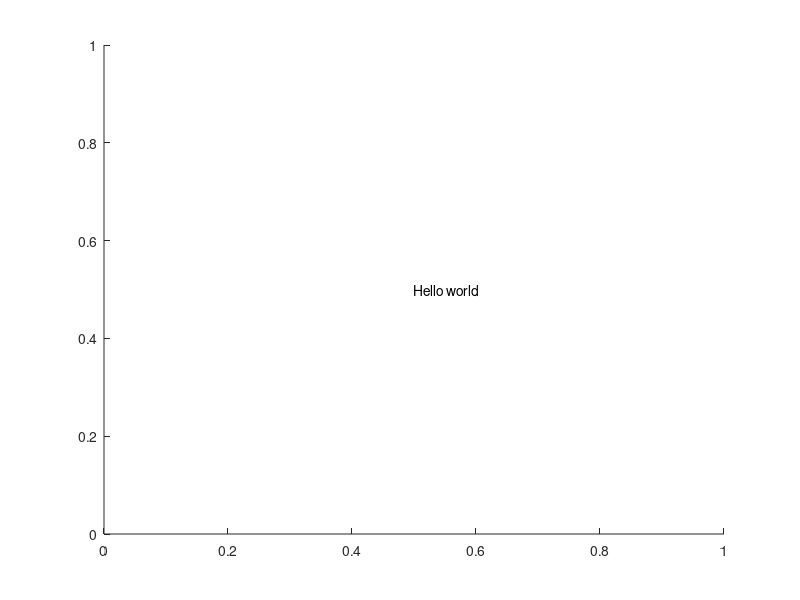

Write MATLAB code to recreate this figure. (Note: this script raises an error after producing the figure.)
%This script illustrates stimulus generation and presentation
%We also will do a brief descent into randomness
%Randomness is usually your friend in stimulus presentation
%Who did it and when and how to get a hold of them?

%% 0 Init
clear all
close all
clc

%% 1 Text stimuli - perhaps the simplest stimulus material 
figure
g = text(0.5, 0.5, 'Hello world') %Our first text output
%Let's center the text and make it bigger
g.HorizontalAlignment = 'center'; %Make it centered
g.FontSize = 20; %Bigger

%%
%Let's create a stimulus display of 20 o's and place them randomly
figure
numStim = 20; 
stimToDisplay = 'o';
stimPos = rand(numStim,2); %20 rows and 2 columns of random coordinates (x and y)
outputDisplay = text(stimPos(:,1),stimPos(:,2),stimToDisplay);
set(outputDisplay, 'color', 'g') %Very old school

%Fixes: Make backgound black, make the text bigger, remove the axis, bold
%the text
axis off
set(gcf,'color','k')
set(outputDisplay,'Fontsize',20); set (outputDisplay, 'Fontweight', 'bold')
set(gcf,'DockControls','off')
set(gcf,'ToolBar','none')

%Adding a target
TargetToDisplay = 'x';
TargetPos = rand(1,2); %20 rows and 2 columns of random coordinates (x and y)
TargetDisplay = text(TargetPos(:,1),TargetPos(:,2),TargetToDisplay);
set(TargetDisplay, 'color', 'g') %Very old school
set(TargetDisplay,'Fontsize',20); set (TargetDisplay, 'Fontweight', 'bold')

%% In principle - how to handle and display unicode characters
%Say we want to present 20 random unicod characters
figure
for ii = 1:numStim
    strD = char(round(rand(1,1).*10000)) ;%This yields a random unicode character from 0 to 10000
    %When trying to understand what a line of code does, go from the inside
    %out (start with the deepest parantheses level. Here: Create a random
    %number from 0 to 1, multiply by 10,000, then round to get integers and
    %interpret that as a unicode character. You could do all of this with
    %randi instead. 
    stimPos = rand(1,2); %These will be x and y coordinates
    textToDisplay = text(stimPos(1,1),stimPos(1,2),strD);
    set(textToDisplay,'FontSize',40); set(textToDisplay,'Fontweight','bold');
end

%% Simple graphical objects - circles and rectangles 
fNew = figure; %New figure with handle 
%A rectangle - by virtue of being a rectangle - can be defined with but a
%few parameters. There really are only 4 degrees of freedom: Width and Height, and a starting position
h1 = rectangle('Position',[50, 27.5, 25, 25])
xlim([0 100])
ylim([0 100])
%With the rectangle object, you can actually generate a lot more objects
%than just rectangles. It has more properties that position. For instance,
%curvature
h1.Curvature = [1 1]
%From the perspective of Matlab, a circle is just a rounded rectangle
axis square %Now the circle looks like a circle. This is an aspect ratio thing

%Transforming a rectangle gradually into an ellipsoid, by progressively
%beveling the edges
figure
h2 = rectangle('Position',[50, 27.5, 25, 25])
xlim([0 100])
ylim([0 100])
stepSize = 0.01;
for ii = 0:stepSize:1
    h2.Curvature = [ii ii];
    title(['Curvature = ', num2str(ii)])
    pause(0.1)
    shg %To make sure the figure is always on top
end

%% Make flashing colored rectangles and circles
f3 = figure %Open a new figure
h3 = rectangle('Position', [0.3 0.6 0.3 0.3]) 
h3.EdgeColor = 'w'; %Start out with a invisible (white on white) rectangle
pause(1) %Time before flash starts
h3.FaceColor = [1 0 0.5]; %Purple fill 
h3.LineWidth = 5; %Thicker width
h3.EdgeColor = [1 0.5 0]; %Orange edges
xlim([0 1])
ylim([0 1])
pause(0.1) %Flash duration
h3.FaceColor = 'w'; %Go back to an invisible (white on white) rectangle
h3.EdgeColor = 'w'; %Go back to an invisible (white on white) rectangle

%% Redo this code, but flash at a random location for a random duration with a random curvature and random colors
f4 = figure %Open a new figure
axis off
while 5 ~= 0
h4 = rectangle('Position', rand(1,4)) 
h4.EdgeColor = [0.94 0.94 0.94]; %Start out with a invisible (white on white) rectangle
pause(rand(1,1)) %Time before flash starts
h4.FaceColor = rand(1,3); %Purple fill 
h4.LineWidth = rand(1,1)*5; %Thicker width
h4.EdgeColor = rand(1,3); %Orange edges
h4.Curvature = rand(1,2);
xlim([0 2])
ylim([0 2])
pause(rand(1,1)) %Flash duration
h4.FaceColor = [0.94 0.94 0.94]; %Go back to an invisible (white on white) rectangle
h4.EdgeColor = [0.94 0.94 0.94]; %Go back to an invisible (white on white) rectangle
end

%% As we are leaning heavily on randomness, it is worth talking a bit about creating random numbers in Matlab

%First thing: Are the numbers coming out of the random number generator
%random? NO! They are 100% deterministic, but we can't distinguish it from
%randomness, so we call it pseudorandom. 
%To get truly random numbers you have to buy a hardware random number
%generator that works off a natural process that we believe to be random,
%e.g. radioactive decay, or diode noise. 
%There are many ways to generate random numbers, and you can specify them
%in Matlab. 
%Intuition: Think of an irrational number like pi. All you need it the
%digits of pi (although in practice, most people use Mersenne prime
%numbers), and a starting position. 
%The starting position is called the "seed". In practice, most people get
%the seed from the system clock. 

clock
seedMostPeopleUse = round(sum(clock)); %Gives you one round number
%Problem with this: There is "seed aliasing". Seconds and Minutes go from 0
%to 59 and hours to go from to 23, so the entire range of this is 0 to 141
%plus whatever comes from month and year and day. So from day, we get
%another 31. So the range is 172. There are only 172 unique seeds if you do
%this. 
%A better way:
%aBetterSeed = round((now*1e6)) %As per Deshawn
temp = clock;
aBetterSeed = round(sum(temp(6)*1e6)) %More precision


%Illustrating how seeding the random number generator works and also why
%the help if your friend (Matlab changes the names of functions sometimes)
seed = RandStream('mt19937ar', 'seed', aBetterSeed); %Initalize the rng
RandStream.setGlobalStream(seed); %That's the global stream where the rns come from
rand(10,1)' %This should yield 10 random numbers, but everyone should have different ones

%% Illustrating how using the same seed works and how seemingly consecutive
%seeds really yield different results
seed = RandStream('mt19937ar', 'seed', 2); %Initalize the rng
RandStream.setGlobalStream(seed); %That's the global stream where the rns come from
rand(10,1)' %This should yield 10 random numbers, but everyone should have different ones

%Lessons: 
%1 Always initialize the seed of the rng. Matlab does use the system clock
%by default. But you might share that with other people and you don't know
%the seed. 
%2 If you want a unique seed, make sure it is likely unique (not the silly
%one we first described)
%3 If you do want the same numbers or want to recreate your stimulus or
%want to reuse the numbers, make sure to note what the seed is. 

%% So far, we have covered drawing with replacement. How about drawing numbers without replacement?

%Permutations!

%Drawing with replacement, explicitly:
%Say we want to draw random integers from 1 to 100 to assign trial orders
dwr = randi(100,[100,1])' %Drawing 100 numbers from 1 to 100
unique(dwr) %There are duplicates!

%Drawing without replacement: 
dwor = randperm(100) %Putting 100 numbers into random order
%unique(dwor)

%Just like all other randomization functions, randperm works off the same
%seed as well. 

%% Images and image handling in Matlab (visual stimuli)

%The first thing to understand is how Matlab represents images in the first
%place. 
%Every pixel (picture element) on the screen is made up of 3 transistors (LEDs) 
%You can turn the voltage of each on and off. They correspond to 3 primary
%colors: R(ed), G(reen), B(lue). With those, you can make any light. Each
%can take 256 values (2^8) - 8 bit. ~Represent about 16 million different
%colors. So the appropriate data type is uint8 - that's an unsigned (going
%from 0 to 255 - there is no negative light) 8 bit integer data type. Unsigned: Only takes positive values. 
%The reason for this is economy. In double precision, each value takes 8
%bytes. So the representation as uint8 saves almost an order of magnitude
%in memory. 
A = randi(100,[1e6 1]);
A = uint8(randi(100,[1e6 1]));

testDisp = uint8(zeros(3,3,3)); %This yields a 3x3 matrix that will automatically be interpreted as an image by Matlab.
%The first two here are x and y, the third one is the "channel" - R, G or B

%Look at the matrix as an image:
image(testDisp)
shg
pause

%Turn on the center pixel, and make it white: 
testDisp(2,2,:) = 255; %Max, fully on
image(testDisp)
shg 
pause

%Allie's pixel - yellow 
testDisp(1,1,1:2) = 255; %Again, max
image(testDisp)
shg 
pause

%Link's pixel - salmon
testDisp(2,1,1) = 250; 
testDisp(2,1,2) = 128;
testDisp(2,1,3) = 114; 
image(testDisp)
shg 
pause

%Olesia's pixel - turqoise
herColor = [64,224,208]
testDisp(3,3,:) = herColor;
image(testDisp)
shg 
pause

%% So far for basic pixel handling and addressing
%Just one thing to note if you use uint8's: 
testDisp(2,3,2) = 1000;
testDisp(2,3,2) %The max value of an uint8 is always 255, no matter how much over you go. 

%% Let's make some gradients - on the way to complex images
%This is now the maximal resolution, given uint8
gradDisp = uint8(zeros(128,128,3)); %Now 10x10, but we still only have 3 channels
%We could use nested for loops. Or we could use meshgrids
for ii = 1:128
    for jj = 1:128
        gradDisp(ii,jj,1) = ii-1+jj-1; %Red
        gradDisp(ii,jj,3) = ii-1+jj-1; %Blue
    end
end
image(gradDisp)
shg

%% Natural images

%Loading "the dress" into Matlab
dress = imread('thedress.jpg'); %Imread is an image read function that puts the image file into matrix format
size(dress)
figure
image(dress)
%The dress has been stretched. The scaling is off. Aspect ratio
axis equal %Pixels take up the same space in each dimension

%Once something is in a matrix - and we will do this later with sounds -
%you own it. You can do matrix operations on it. For instance, you can look
%at different channels
figure
subplot(2,2,1)
image(dress) %The full dress
subplot(2,2,2) %Looking only at the red channel
redChannel = dress; %Make a copy of the dress
redChannel(:,:,2:3) = 0; %Turn green and blue off
image(redChannel)
subplot(2,2,3) %Looking only at the green channel
greenChannel = dress; %Make a copy of the dress
greenChannel(:,:,[1 3]) = 0; %Turn red and blue off
image(greenChannel)
subplot(2,2,4) %Looking only at the blue channel
blueChannel = dress; %Make a copy of the dress
blueChannel(:,:,1:2) = 0; %Turn red and green off
image(blueChannel)

%By Tina's suggestion let's look at only the blue channel as a surface
figure
bS = surf(blueChannel(:,:,3));
bS.LineStyle = 'none' %By looking at is as a surface plot, it becomes more clear that there is more blue at the bottom than on top

%If you don't like any of the existing colormaps, you can make your own.
%It's just a mapping of shades to numbers. 
france = [0 0 1; 1 1 1; 1 0 0]; %Blue white and red
colormap(france)

%This obviously emphasizes contrast in the extreme. We could make a more
%gradual map, but we're running out of time. Point is siply that you are
%not restricted to using MATLABs predefined colormaps. 

%Two advantages of making your stimuli in Matlab rather than - say in
%Photoshop or illustrator are: There are no black boxes - you know exactly
%what you are doing. If you have to make a lot of them, you can make them
%fast. For instance, with loops. 

%% Some simple image manipulations
figure
image(dress)
shg
pause
image(flipud(dress)); %Flip matrix upside down
shg
pause
image(fliplr(dress)); %Flip the matrix from left to right

%% As we said, we can now do image manipulations. For instance, it has been suggested in the literature
%that the dress is perceived as more W/G, the brighter it is. We can easily
%make stimuli to test this here .
figure
dress2 = dress; %Make a copy of the dress
for ii = 1:100 %We want to make it gradually brighter
    dress2 = dress2 + 1;
    image(dress2)
    shg
    pause(0.1)
end
   
%% Instead of making the whole thing brighter, how about just making it bluer
figure
dress2 = dress; %Make a copy of the dress
for ii = 1:100 %We want to make it gradually bluer
    dress2(:,:,3) = dress2(:,:,3) + 1;
    image(dress2)
    shg
    pause(0.1)
end

%% Making only the bottom half darker
figure
dress2 = dress; %Make a copy of the dress
for ii = 1:100 %We want to make it gradually darker
    dress2(375:750,:,:) = dress2(375:750,:,:) - 1;
    image(dress2)
    shg
    pause(0.1)
end

%% If you had done this in March 2015, you would have had a Currenty Biology paper: Inverting the dress
dressInverted = 255-dress; %This inverts the dress colors
figure
image(dressInverted)

%% In the interest of quick and dirty image manipulations: Blurring the dress
%With convolution. We'll talk a lot about this in Math tools, for now think
%of it as a moving average
figure
image(dress) %Start with the unfiltered image
pause
kernel = ones(50); %How many pixel values you average together
lpDress = convn(dress,kernel,'same'); %By default, Matlab zero-pads. But that creates edge artifacts and makes it bigger
%If you use the argument "same", it keeps the same dimensionality. If you
%use the argument "valid", we don't zero-pad at all. But that makes the
%image smaller, it depends on what you count in terms of where the kernel
%hits the image and what to pad with. 
%To get back into the same color space from 0 to 255, we need to divide by
%the kernel sum
lpDress = lpDress./sum(sum(kernel)); 
image(uint8(round(lpDress))); %Convolution makes it a double, division creates fractions, so we have to undo that
%Basically back to something Matlab recognizes as an image. 
shg

%% Edge detection
hpDress = dress-uint8(lpDress); 
aboveThresholdIndices = find(hpDress > 10); %This finds the indices of values larger than a threshold
hpDress(aboveThresholdIndices) = 255; 
image(uint8(hpDress))
shg

%% Edge detection2
Dress3 = uint8(diff(dress)); %Differentiation/derivative
aboveThresholdIndices = find(Dress3 > 10); %This finds the indices of values larger than a threshold
Dress3(aboveThresholdIndices) = 255; 
image(uint8(Dress3))
shg

%% ZOUNDS!
%Reinforces the philosophy of putting stuff into a matrix and then owning
%it
load handel
figure
plot(y) %Looking at it
sound(y,Fs*0.5) %Listening to it, but at a lower sampling frequency
%Fs is sampling frequency. This translates to pitch.

%A song
[BS, samplingRate] = audioread('whatever.mp4');
%In BS, we now have a long vector of membrane amplitude deflections from -1
%to 1. The two columns represent stereo.
%%
figure
plot(BS(:,1))
shg
sound(BS(5.5e6:6.5e6,1),samplingRate)

BSconv = conv(BS(:,1),ones(1000,1)); 
sound(BSconv(1:1e5),samplingRate) %It will be an echo

A = rand(1e6,1);
sound(A,samplingRate) %White noise - the sound of randomness

%% Pure tones and chords, fifths
freq = 440;
freq2 = 660; %A fifth
freq3 = 554; %Major
fs = 8000; 
t = 0:1/fs:2; %make a time base from 0 to duration in steps of sampling rate
y = sin(t.*freq.*2.*pi);
y2 = sin(t.*freq2.*2.*pi);
y4 = sin(t.*freq3.*2.*pi);
y3 = (y + y2); %A plus a fifth - dividing by 2 
y5 = (y3+ y4)./3; %Chord - dividing by 3 because we are clipping
sound(y,fs)
sound(y2,fs)
sound(y3,fs)
sound(y5,fs)


